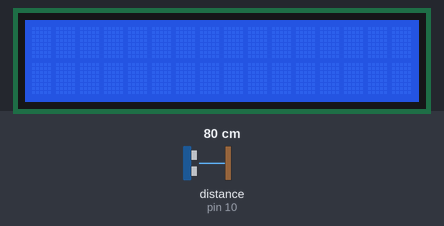
A sketch run on a simulated Arduino Uno, built with avr-gcc and run on an emulated ATmega328P. Shown: 16×2 character LCD. Wiring (inferred from the names in the program): ultrasonic range finder: trigger pin 9; echo pin 10. The test bench sets the inputs (shaded band); at power-on: distance to the obstacle (sensor on pin 10) 80 cm. The echo pulse lasts 58.3 µs per cm; what the sketch prints to the serial monitor is not drawn.

Above: at 1.2 s.
1.3 s: distance to the obstacle (sensor on pin 10) set to 12 cm
2.8 s: distance to the obstacle (sensor on pin 10) set to 9 cm
At 4.0 s:
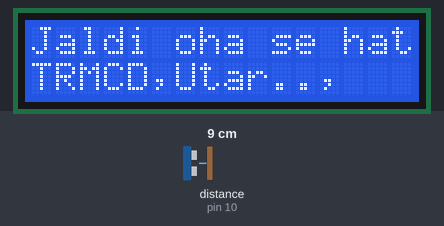
4.3 s: distance to the obstacle (sensor on pin 10) set to 18 cm
At 4.9 s:
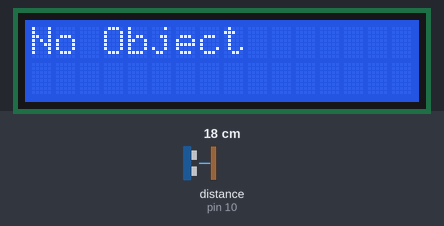
5.8 s: distance to the obstacle (sensor on pin 10) set to 2 cm
At 7.0 s:
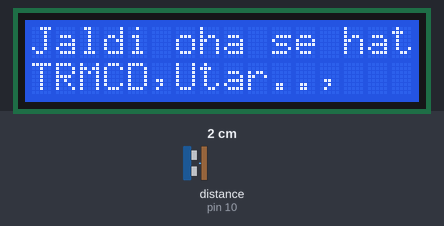
7.3 s: distance to the obstacle (sensor on pin 10) set to 35 cm
At 8.7 s:
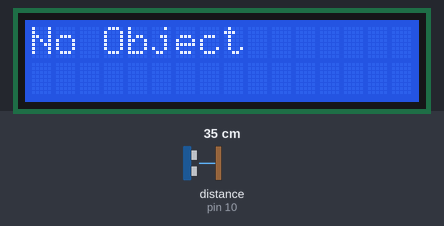
Timing chart, 0 to 9.8 s (numbered marks = the images above; inputs shaded):
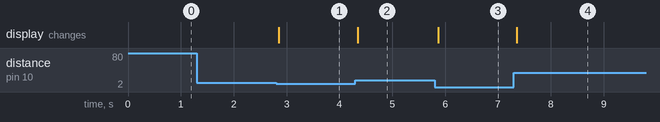

The sketch:

sketch_dec5a.ino
```cpp
#include <Wire.h>
#include <LiquidCrystal_I2C.h>

LiquidCrystal_I2C lcd(0x27, 16, 2);

const int trigPin = 9;
const int echoPin = 10;

unsigned long detectTime = 0;
bool objectNear = false;
bool secondMsgShown = false;

void setup() {
  Serial.begin(9600);
  lcd.init();
  lcd.backlight();

  pinMode(trigPin, OUTPUT);
  pinMode(echoPin, INPUT);
}

void loop() {
  long duration;
  float distance;

  // Ultrasonic pulse
  digitalWrite(trigPin, LOW);
  delayMicroseconds(2);
  digitalWrite(trigPin, HIGH);
  delayMicroseconds(10);
  digitalWrite(trigPin, LOW);

  duration = pulseIn(echoPin, HIGH);
  distance = duration * 0.034 / 2;

  // OBJECT NEAR (<10 cm)
  if (distance < 10 && distance > 0) {

    if (!objectNear) {
      objectNear = true;
      secondMsgShown = false;
      detectTime = millis();

      // Send PLAY signal once
      Serial.println("PLAY");

      // First 2-line message
      lcd.clear();
      lcd.setCursor(0, 0);
      lcd.print("Jaldi oha se hato");
      lcd.setCursor(0, 1);
      lcd.print("TRMCD,Utar..,");
    }


  }
  else {
    // NO OBJECT
    if (objectNear) {
      // Send STOP signal once
      Serial.println("STOP");

      lcd.clear();
      lcd.setCursor(0, 0);
      lcd.print("No Object");

      objectNear = false;
    }
  }

  delay(50);
}
```

Measured:
- the behaviour switches between 11 and 10 cm on distance to the obstacle (sensor on pin 10) (found by bisection; images 0 and 1)
- after the input at 1.3 s, every drawn part: stays the same
- after the input at 2.8 s, the display: changes after 0.05 s (image 1)
- after the input at 4.3 s, the display: changes at once (image 2)
- after the input at 5.8 s, the display: changes after 0.07 s (image 3)
- after the input at 7.3 s, the display: changes after 0.05 s (image 4)
